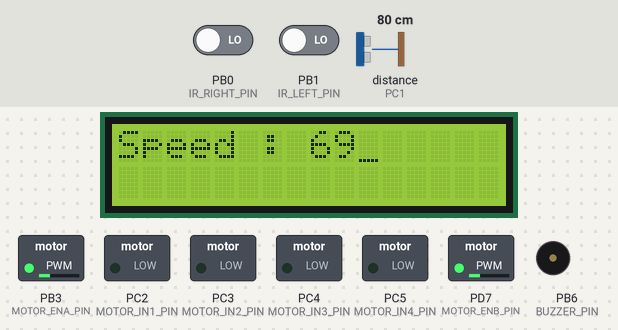
Bench run of a program on a simulated ATmega32, built with avr-gcc and emulated at 8 MHz. On the bench: 16×2 character LCD, switched loads named in the program (green lamp = pin HIGH), buzzer (waves = sounding, pin HIGH). Wiring (inferred from the names in the program): ultrasonic range finder: trigger PC0; echo PC1; character LCD (HD44780): RS PB2; R/W PB5; E PB4; data PA0, PA1, PA2, PA3, PA4, PA5, PA6, PA7. Dashed ring = blinking. Inputs (shaded band) come from the test bench; at power-on: distance to the obstacle (sensor on PC1) 80 cm, PB0 (IR_RIGHT_PIN) LOW, PB1 (IR_LEFT_PIN) LOW. The echo pulse lasts 58.3 µs per cm; pins used as bus, display or sensor lines are not drawn.

Above: at 1.2 s.
1.3 s: distance to the obstacle (sensor on PC1) set to 2 cm
At 2.16 s:
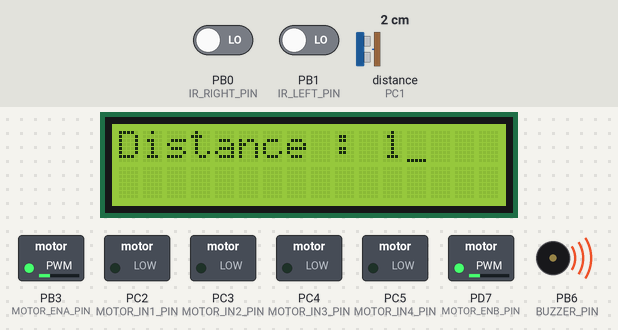
3.5 s: PB0 (IR_RIGHT_PIN) driven HIGH
At 4.03 s:
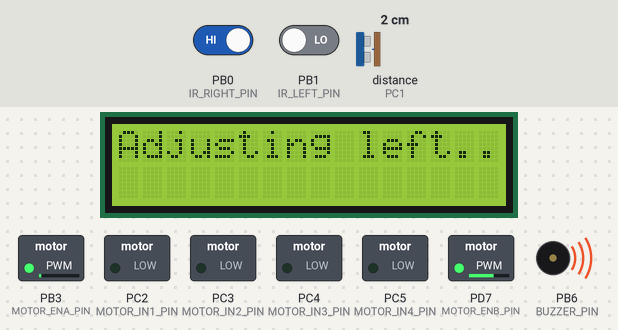
5.7 s: PB1 (IR_LEFT_PIN) driven HIGH
At 6.64 s:
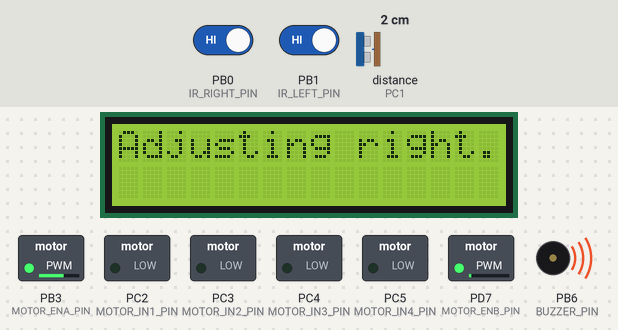
8.3 s: distance to the obstacle (sensor on PC1) set to 9 cm
At 8.96 s:
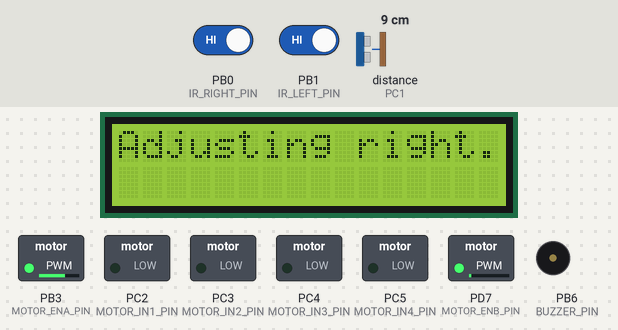
10.6 s: PB1 (IR_LEFT_PIN) driven LOW
At 11.61 s:
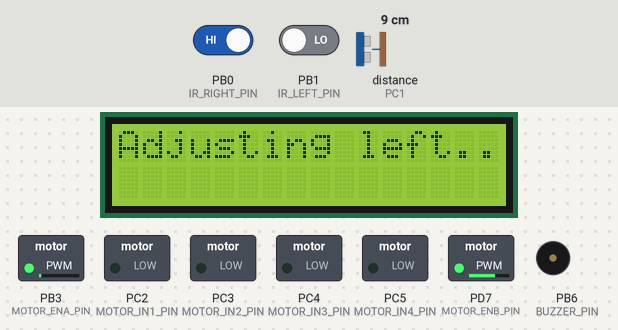
13.6 s: distance to the obstacle (sensor on PC1) set to 250 cm
At 14.49 s:
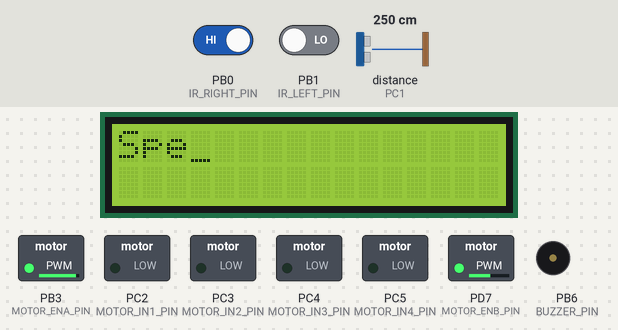
Timing chart, 0 to 17.2 s (numbered marks = the images above; inputs shaded):
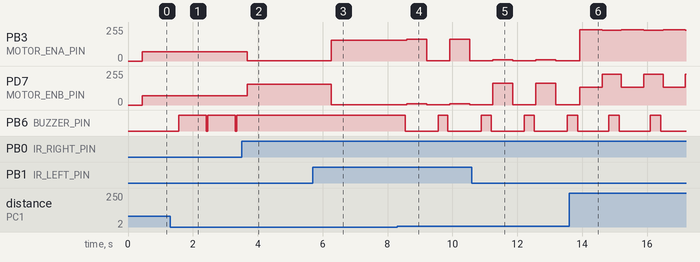

Measured:
- after the input at 1.3 s, PB6 (BUZZER_PIN): alternates HIGH for 0.84 s and LOW for 0.05 s, starting after 0.27 s; the display: first differs from a run without the input after 0.44 s (image 1 shows a later state)
- after the input at 3.5 s, PB3 (MOTOR_ENA_PIN): 69/255 → 1/255 after 0.18 s; PD7 (MOTOR_ENB_PIN): 69/255 → 157/255 after 0.18 s; PB6 (BUZZER_PIN): stops changing and stays HIGH; the display: changes after 0.38 s (image 2)
- after the input at 5.7 s, PB3 (MOTOR_ENA_PIN): 1/255 → 157/255 after 0.57 s; PD7 (MOTOR_ENB_PIN): 157/255 → 1/255 after 0.57 s; the display: first differs from a run without the input after 0.79 s (image 3)
- after the input at 8.3 s, PB3 (MOTOR_ENA_PIN): alternates 164/255 for 0.63 s and 3/255 for 0.70 s, starting after 0.29 s; PD7 (MOTOR_ENB_PIN): alternates 8/255 for 0.63 s and 3/255 for 0.70 s, starting after 0.29 s; PB6 (BUZZER_PIN): HIGH → LOW after 0.24 s, → HIGH 1.0 s later, → LOW 0.30 s later
- after the input at 10.6 s, the display: first differs from a run without the input after 0.86 s (image 5)
- after the input at 13.6 s, the display: first differs from a run without the input after 0.85 s (image 6)

The program:

main.c
```c
/*
 * main.c
 *
 * Created: 9/1/2024 9:13:09 PM
 *  Author: Farid
 */

#define F_CPU 8000000UL  // Define CPU frequency as 16 MHz
#include <avr/io.h>
#include <util/delay.h>
#include "IRSensor.h"
#include "Buzzer.h"
#include "UltrasonicSensor.h"
#include "Functions.h"
#include "LCD.h"
#include "MotorDriver.h"
//#include "lcd/CLCD_interface.h"
int main(void)
 {
 	LCD_init();
	IRSensor_Init();
	UltrasonicSensor_Init();
	Buzzer_Init();
	MotorDriver_Init();

	while (1)

	{
		char buffer[17];
		uint32_t distance = UltrasonicSensor_GetDistance();
		snprintf(buffer, sizeof(buffer), "%d",distance);
		LCD_Data_String("Distance : ");
		LCD_Data_String(buffer);
		_delay_ms(50);
		LCD_Command(0x01);
		LCD_Data_String("Speed : ");
		snprintf(buffer, sizeof(buffer), "%d",distance - 5);
		if (distance > 5){
		LCD_Data_String(buffer);
		_delay_ms(50);
		LCD_Command(0x01);
		} else {
			LCD_Data_String("0");
			_delay_ms(50);
			LCD_Command(0x01);
		}


		ACC_Update();
		_delay_ms(50);
		LDW_Update();
		_delay_ms(50);
		AEB_Update();
		_delay_ms(50);
		LKS_Update();
		_delay_ms(50);

	}
}
```

Buzzer.h
```c
#ifndef BUZZER_H
#define BUZZER_H

#include <avr/io.h>

// Define pin for Buzzer
#define BUZZER_PIN    PB6
#define BUZZER_PORT   PORTB
#define BUZZER_DDR    DDRB

// Function prototypes and implementations

void Buzzer_Init(void) {
	BUZZER_DDR |= (1 << BUZZER_PIN); // Set buzzer pin as output
}

void Buzzer_On(void) {
	BUZZER_PORT |= (1 << BUZZER_PIN); // Set buzzer pin high
}

void Buzzer_Off(void) {
	BUZZER_PORT &= ~(1 << BUZZER_PIN); // Set buzzer pin low
}

#endif // BUZZER_H
```

Functions.h
```c
/*
 * Functions.h
 *
 * Created: 9/1/2024 9:23:52 PM
 *  Author: Farid
 */


#ifndef FUNCTIONS_H_
#define FUNCTIONS_H_

void LCD_Display(void){
	char buffer[17];
	uint32_t distance = UltrasonicSensor_GetDistance();
	snprintf(buffer, sizeof(buffer), "%d",distance);
	LCD_Data_String("Distance : ");
	LCD_Data_String(buffer);
	_delay_ms(50);
	LCD_Command(0x01);
	LCD_Data_String("Speed : ");
	snprintf(buffer, sizeof(buffer), "%d",distance - 5);
	LCD_Data_String(buffer);
	_delay_ms(50);
	LCD_Command(0x01);
}

void ACC_Update(void) {
	uint32_t distance = UltrasonicSensor_GetDistance();
	if (distance > 5){
	if (distance <= 10 && distance > 5) {
		MotorDriver_SetSpeed(distance - 5,distance - 5);
		LCD_Command(0x01);
		LCD_Command(0x80);
		LCD_Data_String("Obstacle ");
		LCD_Command(0xC0);
		LCD_Data_String("detected!!!");
		_delay_ms(50);
		LCD_Command(0x01);
		}
		else {
		MotorDriver_SetSpeed(distance - 5,distance - 5); // Adjust speed as needed
		LCD_Command(0x01);
		LCD_Command(0x80);
		LCD_Data_String("Cruising");
		_delay_ms(50);
		LCD_Command(0x01);
	}
	}
}


void LDW_Update(void) {
	if (IRSensor_ReadLeft() == 1)
	{
		Buzzer_On();
		LCD_Command(0x01);
		LCD_Command(0x80);
		LCD_Data_String("Left lane ");
		LCD_Command(0xC0);
		LCD_Data_String("departure!");
		LCD_Command(0x01);
		}
		 else if (IRSensor_ReadRight() == 1)
		{  // Right lane departure detected
		Buzzer_On();
		LCD_Command(0x01);
		LCD_Command(0x80);
		LCD_Data_String("Right lane ");
		LCD_Command(0xC0);
		LCD_Data_String("departure!");
		LCD_Command(0x01);
		}
		else
		{
		LCD_Command(0x01);
		LCD_Command(0x80);
		LCD_Data_String("Lane!");
		LCD_Command(0x01);
		Buzzer_Off();
	}
}


void AEB_Update(void) {
	uint32_t distance = UltrasonicSensor_GetDistance();

	if (distance <= 5) {  // Critical distance, activate emergency braking
		MotorDriver_Stop();
		Buzzer_On();
		LCD_Command(0x01);
		LCD_Data_String("Emergency ");
		LCD_Command(0xC0);
		LCD_Data_String("Braking!!!!!");
		LCD_Command(0x01);
		} else {
		Buzzer_Off();
	}
}


void LKS_Update(void) {
	if (IRSensor_ReadLeft() == 1) {  // Left lane departure detected
		MotorDriver_SetDirection(4); // Adjust vehicle direction to right
		LCD_Command(0x01);
		LCD_Data_String("Adjusting right...");
		} else if (IRSensor_ReadRight() == 1) {  // Right lane departure detected
		MotorDriver_SetDirection(3); // Adjust vehicle direction to left
		LCD_Command(0x01);
		LCD_Data_String("Adjusting left...");
	}
}

#endif /* FUNCTIONS_H_ */
```

IRSensor.h
```c
/*
 * IRSensor.h
 *
 * Created: 9/1/2024 9:15:41 PM
 *  Author: Farid
 */


#ifndef IRSENSOR_H
#define IRSENSOR_H

#include <avr/io.h>

// Define pins for IR sensors
#define IR_LEFT_PIN   PB1
#define IR_RIGHT_PIN  PB0
#define IR_PORT       PORTB
#define IR_DDR        DDRB
#define IR_PIN        PINB

// Function prototypes and implementations

void IRSensor_Init(void) {
	IR_DDR &= ~((1 << IR_LEFT_PIN) | (1 << IR_RIGHT_PIN)); // Set IR pins as input
}

uint8_t IRSensor_ReadLeft(void) {
	return (IR_PIN & (1 << IR_LEFT_PIN)) ? 1 : 0;
}

uint8_t IRSensor_ReadRight(void) {
	return (IR_PIN & (1 << IR_RIGHT_PIN)) ? 1 : 0;
}

#endif // IRSENSOR_H
```

UltrasonicSensor.h
```c
/*
 * UltrasonicSensor.h
 *
 * Created: 9/1/2024 9:20:11 PM
 *  Author: Farid
 */


#ifndef ULTRASONICSENSOR_H
#define ULTRASONICSENSOR_H

#include <avr/io.h>
#include <util/delay.h>

// Define pins for Ultrasonic Sensor (HC-SR04)
#define ULTRASONIC_TRIG_PIN  PC0
#define ULTRASONIC_ECHO_PIN  PC1
#define ULTRASONIC_PORT      PORTC
#define ULTRASONIC_DDR       DDRC
#define ULTRASONIC_PIN       PINC

// Function prototypes and implementations

void UltrasonicSensor_Init(void) {
	ULTRASONIC_DDR |= (1 << ULTRASONIC_TRIG_PIN);  // Set TRIG as output
	ULTRASONIC_DDR &= ~(1 << ULTRASONIC_ECHO_PIN); // Set ECHO as input
}

uint32_t UltrasonicSensor_GetDistance(void) {
	uint32_t count = 0;

	// Trigger pulse
	ULTRASONIC_PORT &= ~(1 << ULTRASONIC_TRIG_PIN);
	_delay_us(2);
	ULTRASONIC_PORT |= (1 << ULTRASONIC_TRIG_PIN);
	_delay_us(10);
	ULTRASONIC_PORT &= ~(1 << ULTRASONIC_TRIG_PIN);

	// Wait for ECHO pin to go high
	while (!(ULTRASONIC_PIN & (1 << ULTRASONIC_ECHO_PIN)));

	// Measure time while ECHO pin is high
	while (ULTRASONIC_PIN & (1 << ULTRASONIC_ECHO_PIN)) {
		count++;
		_delay_us(1);
	}

	return (count * 0.0343); // Calculate distance in cm
}


#endif // ULTRASONICSENSOR_H
```

LCD.h
```c
/*
 * LCD.h
 *
 * Created: 8/7/2024 4:32:03 PM
 *  Author: Farid
 */


#ifndef LCD_H_
#define LCD_H_
#define LCD_DATA_PORT PORTA
#define LCD_CTRL_PORT PORTB
#define RS_PIN PB2
#define RW_PIN PB5
#define E_PIN PB4

void LCD_Command (unsigned char x){
  LCD_DATA_PORT = x;
  LCD_CTRL_PORT &=~ (1 << RS_PIN);  // RS = 0 means command
  LCD_CTRL_PORT &=~ (1 << RW_PIN);  // RW = 0 means write
  LCD_CTRL_PORT |= (1 << E_PIN);    // E = 1 means enable high
  _delay_ms(1);
  LCD_CTRL_PORT &=~ (1 << E_PIN);   // E = 0 means enable low
  _delay_ms(1);
}

void LCD_Data_Char (unsigned char x){
  LCD_DATA_PORT = x;
  LCD_CTRL_PORT |= (1 << RS_PIN);   // RS = 1 means data
  LCD_CTRL_PORT &=~ (1 << RW_PIN);  // RW = 0 means write
  LCD_CTRL_PORT |= (1 << E_PIN);    // E = 1 means enable high
  _delay_ms(1);
  LCD_CTRL_PORT &=~ (1 << E_PIN);   // E = 0 means enable low
  _delay_ms(1);
}

void LCD_Data_String (const char *x){
  for(unsigned char i = 0; x[i]!='\0'; i++){
    LCD_Data_Char (x[i]);
    _delay_ms(10);
  }
}

void LCD_init(){
  DDRA = 0xff;
  DDRB |= (1 << RS_PIN) | (1 << RW_PIN) | (1 << E_PIN);
  _delay_ms(20);
  LCD_Command(0x38);
  LCD_Command(0x01);
  LCD_Command(0x0E);
  _delay_ms(20);
}


#endif /* LCD_H_ */
```

MotorDriver.h
```c
#ifndef MOTORDRIVER_H_
#define MOTORDRIVER_H_

#include <avr/io.h>
#include "UltrasonicSensor.h"

// Define pins for Motor Driver (L298N)
#define MOTOR_ENA_PIN   PB3  // Enable pin for motor A (connected to OCR0A)
#define MOTOR_ENB_PIN   PD7  // Enable pin for motor B (connected to OCR0B)
#define MOTOR_IN1_PIN   PC2  // Input 1 for motor A
#define MOTOR_IN2_PIN   PC3  // Input 2 for motor A
#define MOTOR_IN3_PIN   PC4  // Input 1 for motor B
#define MOTOR_IN4_PIN   PC5  // Input 2 for motor B
#define MOTOR_PORT      PORTC
#define MOTOR_DDR       DDRC
#define PWM_PORT        PORTD
#define PWM_DDR         DDRD

// Define motor directions
#define FORWARD  1
#define BACKWARD 2
#define LEFT     3
#define RIGHT    4

// Function prototypes
void MotorDriver_Init(void);
void MotorDriver_SetSpeed(uint8_t speedPercentA, uint8_t speedPercentB);
void MotorDriver_SetDirection(uint8_t direction);
void MotorDriver_Stop(void);

// Function implementations

void MotorDriver_Init(void) {
	// Set motor control pins as output
	MOTOR_DDR |= (1 << MOTOR_IN1_PIN) | (1 << MOTOR_IN2_PIN) |
	(1 << MOTOR_IN3_PIN) | (1 << MOTOR_IN4_PIN);

	// Set PWM pins as output
	PWM_DDR |= (1 << MOTOR_ENB_PIN);
	DDRB |= (1 << MOTOR_ENA_PIN);

	// Initialize Timer0 for PWM
	TCCR0 |= (1 << WGM00) | (1 << WGM01);
	TCCR0 |= (1 << COM01);
	TCCR0 |= (1 << CS01);

    TCCR2 |= (1 << WGM20) | (1 << WGM21);
    TCCR2 |= (1 << COM21);
    TCCR2|= (1 << CS21);
	// Initialize the motors in a stopped state
	//MotorDriver_Stop();
}

void MotorDriver_SetSpeed(uint8_t speedPercentA, uint8_t speedPercentB) {
	OCR0 = speedPercentA  ;  // Set speed for motor A
	OCR2 = speedPercentB  ;  // Set speed for motor B
}

void MotorDriver_SetDirection(uint8_t direction) {
	uint32_t distance = UltrasonicSensor_GetDistance();
    switch(direction) {
        case FORWARD:
            MOTOR_PORT |= (1 << MOTOR_IN1_PIN);
            MOTOR_PORT &= ~(1 << MOTOR_IN2_PIN);
            MOTOR_PORT |= (1 << MOTOR_IN3_PIN);
            MOTOR_PORT &= ~(1 << MOTOR_IN4_PIN);
            break;
        case BACKWARD:
            MOTOR_PORT &= ~(1 << MOTOR_IN1_PIN);
            MOTOR_PORT |= (1 << MOTOR_IN2_PIN);
            MOTOR_PORT &= ~(1 << MOTOR_IN3_PIN);
            MOTOR_PORT |= (1 << MOTOR_IN4_PIN);
            break;
        case LEFT:
			MotorDriver_SetSpeed(distance, distance - 100);
            break;
        case RIGHT:
            MotorDriver_SetSpeed(distance - 100, distance);
            break;
        default:
            MotorDriver_Stop();  // Stop motors if an invalid direction is provided
            break;
    }
}

void MotorDriver_Stop(void) {
    MOTOR_PORT &= ~((1 << MOTOR_IN1_PIN) | (1 << MOTOR_IN2_PIN) |
                    (1 << MOTOR_IN3_PIN) | (1 << MOTOR_IN4_PIN)); // Stop motors
}

#endif // MOTORDRIVER_H_
```
